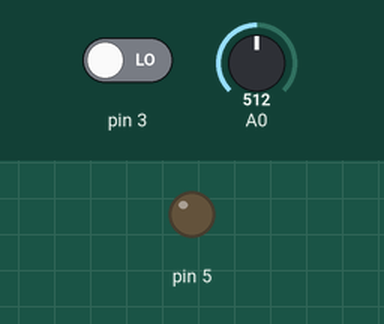
Simulated run of this sketch. Board: Arduino Uno, built with avr-gcc and run on an emulated ATmega328P. Parts: output pins drawn as LEDs (lit = HIGH). The test bench sets the inputs (shaded band); at power-on: pin 3 LOW, A0 = 512.

Above: at 1.2 s.
1.3 s: pin 3 driven HIGH
At 1.7 s:
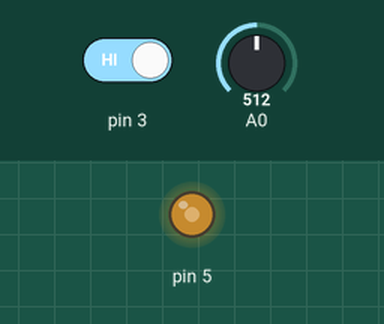
2.8 s: A0 set to 716
At 4.0 s:
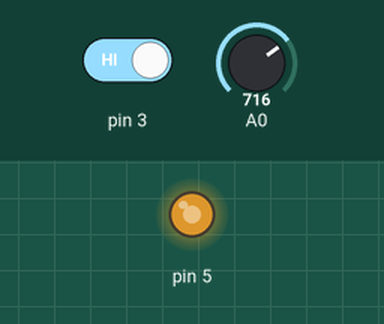
4.3 s: A0 set to 900
At 5.2 s:
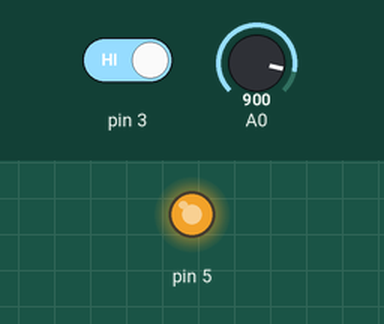
5.8 s: A0 set to 122
At 6.3 s:
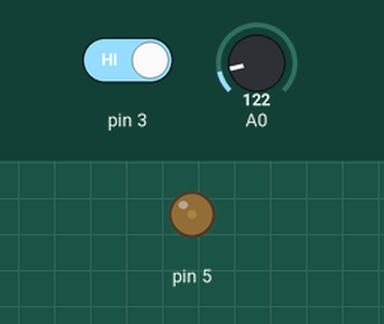
Timing chart, 0 to 8.3 s (numbered marks = the images above; inputs shaded):
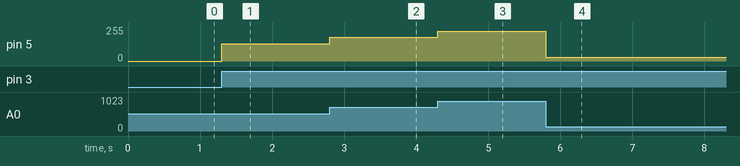

Measured:
- after the input at 1.3 s, pin 5: 0/255 → 128/255 at once
- after the input at 2.8 s, pin 5: 128/255 → 179/255 at once
- after the input at 4.3 s, pin 5: 179/255 → 225/255 at once
- after the input at 5.8 s, pin 5: 225/255 → 30/255 at once

The sketch:

potentiometer-example.ino
```cpp
void setup() {
  // put your setup code here, to run once:
  pinMode(3, INPUT);
  pinMode(5, OUTPUT);
  pinMode(A0, INPUT);

}

void loop() {
  // put your main code here, to run repeatedly:
  int buttonInput = digitalRead(3);

  if(buttonInput == HIGH) {
    int analogPotential = analogRead(A0);
    analogWrite(5, analogPotential/4);
  }


}
```
